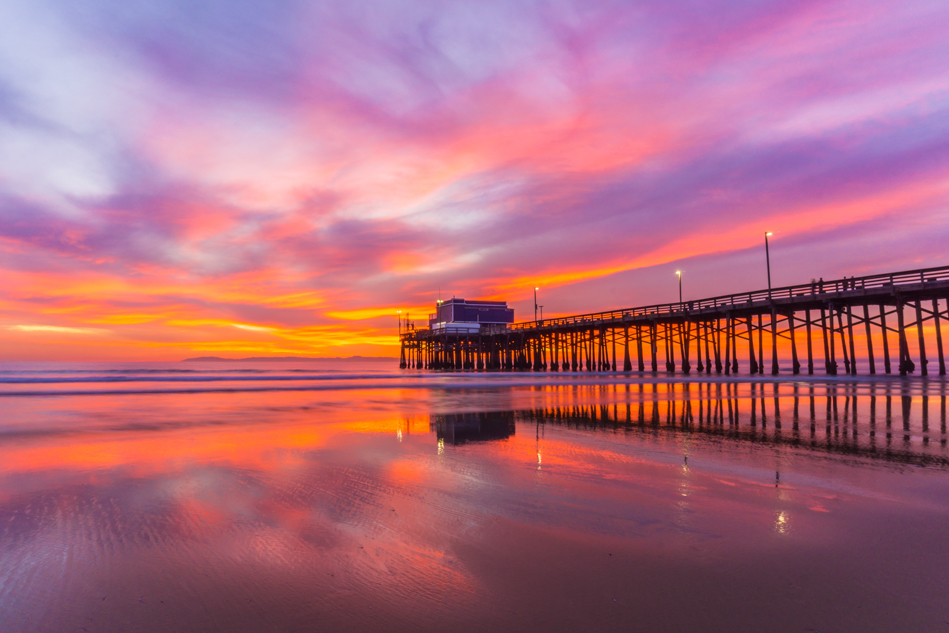
#> input picture Sunsets.jpg, 949 x 633 px
$ python image_transform.py
#> lines starting #> are read from the running program, lines starting #| are printed output that depends on the picture
from PIL import Image

my_image = Image.open("Sunsets.jpg")
#> my_image is the input picture: PIL image 949x633 RGB; mean R, G, B 174.1, 107.9, 125.9
image_pixels = my_image.load()
width, height = my_image.size
#> width = 949; height = 633
for i in range(0, width):
    for m in range(0, height):
        current_pixel = image_pixels[i,m]
        blue_component = image_pixels[i,m][0]
        green_component = image_pixels[i,m][1]
        red_component = image_pixels[i,m][2]
        gray_value = (int)(0.07 * blue_component + 0.72 * green_component + 0.21 *
        red_component)
        new_value = (gray_value, gray_value, gray_value, 255)
        if(gray_value < 50):
            new_value = (252, 225, 90)
        elif(gray_value < 50):
                    new_value = (247, 168, 168)
        elif(gray_value < 100):
                    new_value = (149, 249, 249)
        elif(gray_value < 100):
                new_value = (174, 255, 147)
        elif(gray_value < 100):
            new_value = (181, 219, 255)
        elif (gray_value < 200):
            new_value = (249, 158, 144)
        image_pixels[i,m] = new_value
my_image.show()
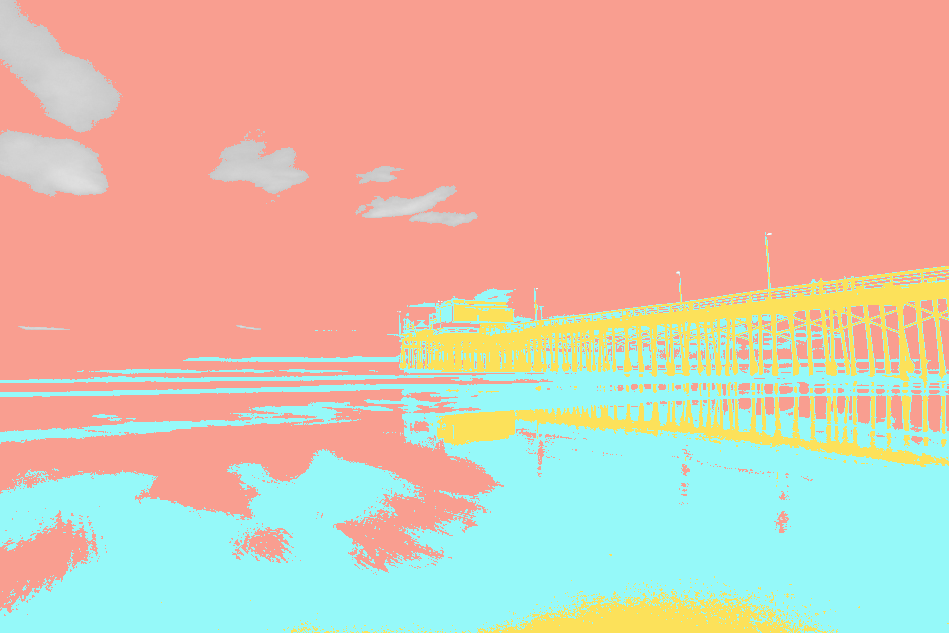
#> shown: PIL image 949x633 RGB; mean R, G, B 217.4, 191.9, 174.2
